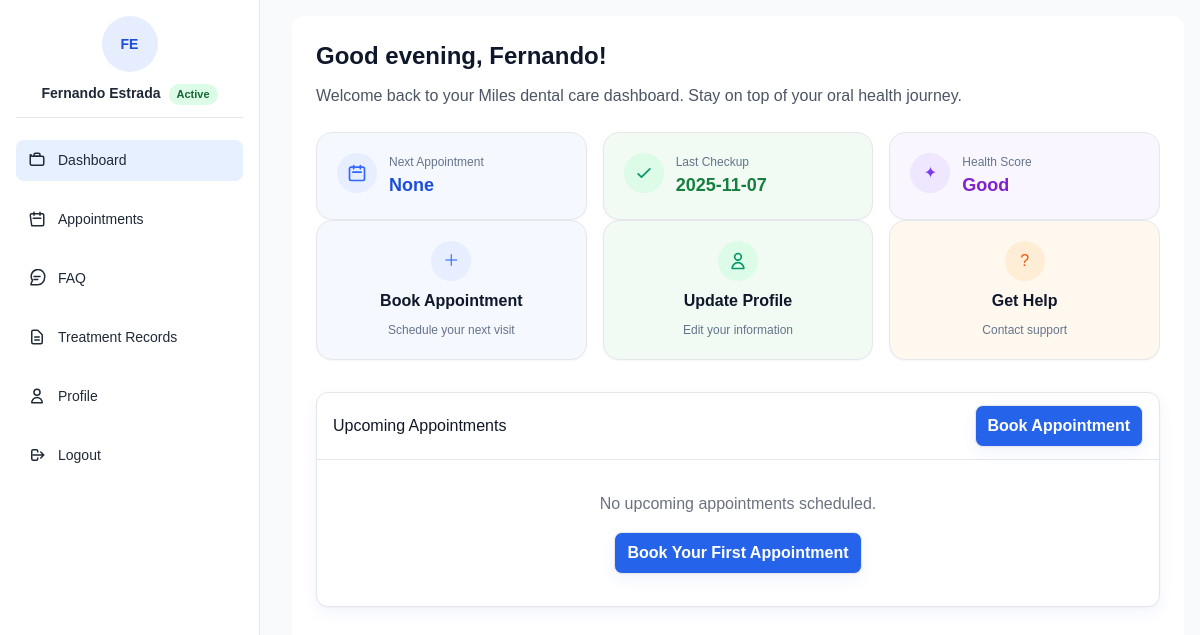
/patient_dashboard.php (signed in), run on the app's committed database.
### tables this page shows
CREATE TABLE `tbl_patient` (
  `Patient_Id` int(11) NOT NULL,
  `Email` varchar(255) NOT NULL,
  `Password` varchar(255) DEFAULT NULL,
  `First_name` varchar(100) NOT NULL,
  `Middle_name` varchar(100) DEFAULT NULL,
  `Last_name` varchar(100) NOT NULL,
  `Suffix` varchar(20) DEFAULT NULL,
  `Gender` enum('Male','Female','Other') DEFAULT NULL,
  `Address` varchar(500) DEFAULT NULL,
  `Status` varchar(50) NOT NULL DEFAULT 'Active',
  `Email_Verified` tinyint(1) NOT NULL DEFAULT 0,
  `Verification_Code` varchar(16) DEFAULT NULL,
  `Verification_Expires` datetime DEFAULT NULL,
  `otp_code` varchar(16) DEFAULT NULL,
  `otp_expiration` datetime DEFAULT NULL,
  `Photo_url` varchar(200) DEFAULT NULL,
  `Phone_num` varchar(20) NOT NULL,
  `bday` date DEFAULT NULL,
  `Patient_Type` enum('Online','Walk-in') DEFAULT 'Online'
);

CREATE TABLE `tbl_appointments` (
  `Appointment_Id` int(11) NOT NULL,
  `Email` varchar(255) NOT NULL,
  `Patient_Id` int(11) DEFAULT NULL,
  `Dentist_Id` int(11) NOT NULL,
  `Procedure` varchar(255) NOT NULL,
  `Date` date NOT NULL,
  `Time` time NOT NULL,
  `Room` varchar(64) DEFAULT NULL,
  `Admin_Notes` text DEFAULT NULL,
  `Status` enum('Pending','Booked','Confirmed','Ongoing','Finished','Cancelled') NOT NULL DEFAULT 'Pending',
  `has_multiple_treatments` tinyint(1) NOT NULL DEFAULT 0,
  `Reschedule_Count` int(11) NOT NULL DEFAULT 0,
  `Updated_At` timestamp NULL DEFAULT NULL,
  `Duration` int(11) DEFAULT NULL
);

### settings_helper.php (called while the page is built, shortened)
<?php
function getClinicSettings($conn) {
    static $settings = null;
    if ($settings === null) {
        $conn->query("CREATE TABLE IF NOT EXISTS tbl_clinic_settings (
            id INT PRIMARY KEY AUTO_INCREMENT,
            setting_key VARCHAR(50) UNIQUE NOT NULL,
            setting_value TEXT,
            updated_at TIMESTAMP DEFAULT CURRENT_TIMESTAMP ON UPDATE CURRENT_TIMESTAMP
        )");
        $settings = [];
        $loadStmt = $conn->prepare("SELECT setting_key, setting_value FROM tbl_clinic_settings");
        if ($loadStmt) {
            $loadStmt->execute();
            $result = $loadStmt->get_result();
            while ($row = $result->fetch_assoc()) {
                $settings[$row['setting_key']] = $row['setting_value'];
            }
        }
    }
    return $settings;
}
function getSetting($conn, $key, $default = '') {
    $settings = getClinicSettings($conn);
    return isset($settings[$key]) ? $settings[$key] : $default;
}
function getClinicBranding($conn) {
    return [
        'name' => getSetting($conn, 'clinic_name', 'Miles Dental Clinic'),
        'logo_url' => getSetting($conn, 'clinic_logo_url', ''),
        'contact_email' => getSetting($conn, 'contact_email', 'admin@milesdental.com'),
        'phone_number' => getSetting($conn, 'phone_number', '(555) 123-4567'),
        'address' => getSetting($conn, 'address', ''),
        'clinic_hours' => getSetting($conn, 'clinic_hours', 'Monday - Sunday: 7:00 AM - 7:00 PM'),
        'timezone' => getSetting($conn, 'timezone', 'Asia/Manila')
    ];
}
?>

### patient_dashboard.php (the view, shortened to what this page needs)
<?php
include 'db_connect.php';
include 'settings_helper.php';
$email = $_SESSION['email'];
$stmt = $conn->prepare("SELECT * FROM tbl_patient WHERE Email = ?");
$stmt->bind_param("s", $email);
$stmt->execute();
$result = $stmt->get_result();
$patient = $result->fetch_assoc();
$dentistNameById = [
    1 => 'Dr. Carrel Miles Cabrales',
    2 => 'Dr. Catherine Aben Reyes',
    3 => 'Dr. Kyle Eve Evangelista',
    4 => 'Dr. Bernadine Bungaoen',
];
$next_appt_stmt = $conn->prepare("SELECT a.Appointment_Id, a.Date, a.Time, a.Status, COALESCE(d.Name, CONCAT('Dentist #', a.Dentist_Id)) as Dentist_Name FROM tbl_appointments a LEFT JOIN tbl_dentist d ON a.Dentist_Id = d.Dentist_id WHERE a.Email = ? AND a.Date >= CURDATE() AND a.Status NOT IN ('Finished','Cancelled') ORDER BY a.Date ASC LIMIT 1");
$next_appt_stmt->bind_param("s", $email);
$next_appt_stmt->execute();
$next_appt_result = $next_appt_stmt->get_result();
$next_appt = $next_appt_result->fetch_assoc();
$last_checkup_stmt = $conn->prepare("SELECT a.Date, COALESCE(d.Name, a.Dentist_Id) as Dentist_Name FROM tbl_appointments a LEFT JOIN tbl_dentist d ON a.Dentist_Id = d.Dentist_id WHERE a.Email = ? AND a.Status = 'Finished' ORDER BY a.Date DESC LIMIT 1");
$last_checkup_stmt->bind_param("s", $email);
$last_checkup_stmt->execute();
$last_checkup_stmt->bind_result($last_checkup_date, $last_checkup_dentist);
$health_score = 'Unknown';
if ($last_checkup_date) {
    $months = (strtotime(date('Y-m-d')) - strtotime($last_checkup_date)) / (30*24*60*60);
    $health_score = $months < 6 ? 'Excellent' : ($months < 12 ? 'Good' : 'Needs Attention');
}
$appts = [];
$clinicBranding = getClinicBranding($conn);
$greeting = 'Hello';
try {
    $tz = !empty($clinicBranding['timezone']) ? $clinicBranding['timezone'] : date_default_timezone_get();
    $nowTz = new DateTime('now', new DateTimeZone($tz));
    $h = (int)$nowTz->format('G');
    if ($h < 12) { $greeting = 'Good morning'; }
    elseif ($h < 18) { $greeting = 'Good afternoon'; }
    else { $greeting = 'Good evening'; }
} catch (Exception $e) {
    $h = (int)date('G');
    if ($h < 12) { $greeting = 'Good morning'; }
    elseif ($h < 18) { $greeting = 'Good afternoon'; }
    else { $greeting = 'Good evening'; }
}
?>
<!DOCTYPE html>
<html lang="en">
<head>
  <script src="https://cdn.tailwindcss.com"></script>
  <link rel="stylesheet" href="patients.css" />
</head>
<body class="bg-gray-50 text-gray-800">
<div class="layout">
  <?php if (file_exists(__DIR__ . '/patient_sidebar.php')) { include 'patient_sidebar.php'; } ?>
  <main class="content-wrapper">
    <div class="content">
    <div class="content-inner">
    <h1 class="text-2xl font-semibold text-blue-700 mb-4"><?= htmlspecialchars($greeting) ?>, <?= htmlspecialchars($patient['First_name']) ?>!</h1>
    <p class="mb-6 text-gray-600">Welcome back to your Miles dental care dashboard. Stay on top of your oral health journey.</p>
    <div class="grid grid-cols-1 md:grid-cols-3 gap-4">
      <div class="tile tile-tint-blue">
        <div class="flex items-start gap-3">
          <div class="icon-chip chip-blue">
            <svg width="20" height="20" fill="none" stroke="currentColor" stroke-width="2" viewBox="0 0 24 24"><path stroke-linecap="round" stroke-linejoin="round" d="M8 7V3m8 4V3m-9 8h10M5 21h14a2 2 0 002-2V7a2 2 0 00-2-2H5a2 2 0 00-2 2v12a2 2 0 002 2z"/></svg>
          </div>
          <div>
            <div class="subtitle">Next Appointment</div>
            <div class="text-lg font-semibold text-blue-700">
              <?= $next_appt ? htmlspecialchars($next_appt['Date']) : 'None' ?>
            </div>
          </div>
        </div>
      </div>
      <div class="tile tile-tint-green">
        <div class="flex items-start gap-3">
          <div class="icon-chip chip-green">
            <svg class="w-5 h-5" fill="none" stroke="currentColor" stroke-width="2" viewBox="0 0 24 24"><path stroke-linecap="round" stroke-linejoin="round" d="M5 13l4 4L19 7"/></svg>
          </div>
          <div>
            <div class="subtitle">Last Checkup</div>
            <div class="text-lg font-semibold text-green-700">
              <?= $last_checkup_date ? htmlspecialchars($last_checkup_date) : 'N/A' ?>
            </div>
          </div>
        </div>
      </div>
      <div class="tile tile-tint-purple">
        <div class="flex items-start gap-3">
          <div class="icon-chip chip-purple">✦</div>
          <div>
            <div class="subtitle">Health Score</div>
            <div class="text-lg font-semibold text-purple-700"><?= htmlspecialchars($health_score) ?></div>
          </div>
        </div>
      </div>
    </div>
    <div class="grid grid-cols-1 sm:grid-cols-2 md:grid-cols-3 gap-4 mb-8">
      <a href="appointment.php" class="tile tile-tint-blue text-center flex flex-col items-center justify-center gap-2">
        <div class="icon-chip chip-blue">＋</div>
        <h3>Book Appointment</h3>
        <div class="subtitle">Schedule your next visit</div>
      </a>
      <a href="profile.php" class="tile tile-tint-green text-center flex flex-col items-center justify-center gap-2">
        <div class="icon-chip chip-green">
          <svg class="w-5 h-5" fill="none" stroke="currentColor" stroke-width="2" viewBox="0 0 24 24"><path stroke-linecap="round" stroke-linejoin="round" d="M16 7a4 4 0 11-8 0 4 4 0 018 0zM12 14a7 7 0 00-7 7h14a7 7 0 00-7-7z"/></svg>
        </div>
        <h3>Update Profile</h3>
        <div class="subtitle">Edit your information</div>
      </a>
      <a href="support.php" class="tile tile-tint-orange text-center flex flex-col items-center justify-center gap-2">
        <div class="icon-chip chip-orange">?</div>
        <h3>Get Help</h3>
        <div class="subtitle">Contact support</div>
      </a>
    </div>
    <div id="appointments" class="section">
      <div class="section-header">
        <h4>Upcoming Appointments</h4>
        <a href="appointment.php" class="btn">Book Appointment</a>
      </div>
      <?php if (count($appts) > 0): ?>
        <div class="table-responsive app-table">
        <table class="table min-w-[640px] w-full">
          <thead>
            <tr>
              <th>Date</th>
              <th>Time</th>
              <th>Dentist</th>
              <th>Status</th>
              <th>Actions</th>
            </tr>
          </thead>
          <tbody>
            <?php foreach ($appts as $appt): ?>
              <tr>
                <td><?= htmlspecialchars($appt['Date']) ?></td>
                <td><?= formatTime($appt['Time'], $clinicBranding['timezone']) ?></td>
                <?php
                  $dentistDisplayRow = $appt['Dentist_Name'] ?? '';
                  if ($dentistDisplayRow !== '' && ctype_digit((string)$dentistDisplayRow) && isset($dentistNameById[(int)$dentistDisplayRow])) {
                    $dentistDisplayRow = $dentistNameById[(int)$dentistDisplayRow];
                  } elseif ($dentistDisplayRow !== '') {
                    $dentistDisplayRow = 'Dr. ' . $dentistDisplayRow;
                  } else {
                    $dentistDisplayRow = 'N/A';
                  }
                ?>
                <td><?= htmlspecialchars($dentistDisplayRow) ?></td>
                <td>
                  <?php if ($appt['Status'] === 'Confirmed'): ?>
                    <span class="badge green">Confirmed</span>
                  <?php elseif ($appt['Status'] === 'Pending'): ?>
                    <span class="badge yellow">Pending</span>
                  <?php else: ?>
                    <span class="badge gray"><?= htmlspecialchars($appt['Status']) ?></span>
                  <?php endif; ?>
                </td>
                <td>
                  <?php if (in_array($appt['Status'], ['Booked','Confirmed','Pending'])): ?>
                    <a href="appointment.php?cancel_id=<?= (int)$appt['Appointment_Id'] ?>" class="btn-outline" onclick="return confirm('Cancel this appointment?')">Cancel</a>
                  <?php else: ?>
                    <span class="muted">—</span>
                  <?php endif; ?>
                </td>
              </tr>
            <?php endforeach; ?>
          </tbody>
        </table>
        </div>
        <div class="app-cards">
          <?php foreach ($appts as $appt): ?>
            <?php
              $dentistDisplayRow = $appt['Dentist_Name'] ?? '';
              if ($dentistDisplayRow !== '' && ctype_digit((string)$dentistDisplayRow) && isset($dentistNameById[(int)$dentistDisplayRow])) {
                $dentistDisplayRow = $dentistNameById[(int)$dentistDisplayRow];
              } elseif ($dentistDisplayRow !== '') {
                $dentistDisplayRow = 'Dr. ' . $dentistDisplayRow;
              } else {
                $dentistDisplayRow = 'N/A';
              }
              $status = $appt['Status'];
              $badgeClass = $status==='Confirmed' ? 'green' : ($status==='Pending' ? 'yellow' : 'gray');
            ?>
            <div class="app-card">
              <div class="row1">
                <div class="text-base font-semibold text-gray-900">
                  <?= htmlspecialchars($appt['Date']) ?> • <?= formatTime($appt['Time'], $clinicBranding['timezone']) ?>
                </div>
                <span class="badge <?= $badgeClass ?>"><?= htmlspecialchars($status) ?></span>
              </div>
              <div class="meta mt-1">Dentist: <?= htmlspecialchars($dentistDisplayRow) ?></div>
              <div class="mt-2">
                <?php if (in_array($appt['Status'], ['Booked','Confirmed','Pending'])): ?>
                  <a href="appointment.php?cancel_id=<?= (int)$appt['Appointment_Id'] ?>" class="btn-outline" onclick="return confirm('Cancel this appointment?')">Cancel</a>
                <?php else: ?>
                  <span class="meta">—</span>
                <?php endif; ?>
              </div>
            </div>
          <?php endforeach; ?>
        </div>
      <?php else: ?>
        <div class="text-center text-gray-500 py-8">
          <p>No upcoming appointments scheduled.</p>
          <a href="appointment.php" class="btn mt-4">Book Your First Appointment</a>
        </div>
      <?php endif; ?>
    </div>
    </div>
  </main>
</div>
</body>
</html>

### patients.css (style rules this page uses)
:root { --bg: #f8fafc; --panel: #ffffff; --muted: rgba(29,78,216,0.8); --text: #0f172a; --border: rgba(29,78,216,0.12); --primary: #3b82f6; --primary-strong: #1d4ed8; --shadow: 0 6px 16px rgba(29,78,216,0.06), 0 1px 2px rgba(0,0,0,0.03); --green: #1d4ed8; --yellow: #3b82f6; --red: #1e3a8a; }
* { box-sizing: border-box; }
html, body { margin: 0; padding: 0; }
body { font-family: Arial, sans-serif; background: var(--bg); color: var(--text); line-height: 1.4; }
.layout { display: block; min-height: 100vh; }
.content-wrapper { margin-left: 240px; height: calc(100vh - 56px); overflow-y: auto; }
.content { padding: 16px; min-height: calc(100vh - 56px); padding-bottom: 72px; }
.section { background: var(--panel); border: 1px solid var(--border); border-radius: 12px; margin-top: 12px; box-shadow: var(--shadow); }
.section-header { display:flex; align-items:center; justify-content: space-between; padding: 12px 16px; border-bottom: 1px solid var(--border); }
.section-header h4 { margin: 0; font-size: 16px; }
.btn { display:inline-block; padding: 8px 12px; border-radius: 8px; text-decoration:none; color: #fff; background: var(--primary-strong); border: 1px solid rgba(29,78,216,0.2); box-shadow: var(--shadow); }
.grid { display:grid; gap: 12px; }

### patient_dashboard.php (style rules this page uses)
html { scroll-behavior: smooth; }
.section-header { display: flex; align-items: center; justify-content: space-between; gap: 12px; flex-wrap: wrap; }
.layout { display: flex; min-height: 100vh; }
.content-wrapper { flex: 1 1 auto; display: flex; flex-direction: column; margin-left: 16px !important; }
.content { flex: 1 1 auto; padding: 24px; overflow-y: auto; background:#ffffff; color:#111827; border-radius: 12px; margin: 16px; }
.content-inner { max-width: none; width: 100%; margin-left: 0; margin-right: 0; }
h1.text-2xl { margin-top: 0; margin-bottom: 12px; color:#0f172a; }
.tile { border:1px solid #e5e7eb; background:#ffffff; border-radius:16px; padding:20px; box-shadow: 0 1px 2px rgba(0,0,0,0.04); }
.tile h3 { margin:0; font-weight:600; color:#0f172a; }
.tile .subtitle { color:#64748b; font-size: 12px; }
.tile-tint-blue { background:#f5f8ff; }
.tile-tint-green { background:#f1fbf4; }
.tile-tint-purple { background:#faf6ff; }
.tile-tint-orange { background:#fff8ef; }
.icon-chip { width:40px; height:40px; border-radius:999px; display:grid; place-items:center; }
.chip-blue { background:#e6eeff; color:#3366ff; }
.chip-green { background:#dcfce7; color:#059669; }
.chip-purple { background:#efe7ff; color:#7c3aed; }
.chip-orange { background:#ffedd5; color:#ea580c; }
.section-header h4 { margin:0; color:#111827; }
.btn { background:#2563eb; color:#fff; border:1px solid #e5e7eb; padding:8px 12px; border-radius:8px; text-decoration:none; font-weight:600; }

### patient_sidebar.php (style rules this page uses)
:root { --bg:#ffffff; --text:#1f2937; --muted:#6b7280; --border:#e5e7eb; --hover:#f8fafc; --active-bg:#e7f0ff; --active-border:#bfdbfe; }

### data on the page
tbl_patient: First_name "Fernando"
tbl_appointments: Date "2025-11-07", Date "Good"

### other printed values
$__initials "FE"
$__fullName ?: 'My Account' "Fernando Estrada"
$__pstatus "Active"
$greeting "Good evening"
